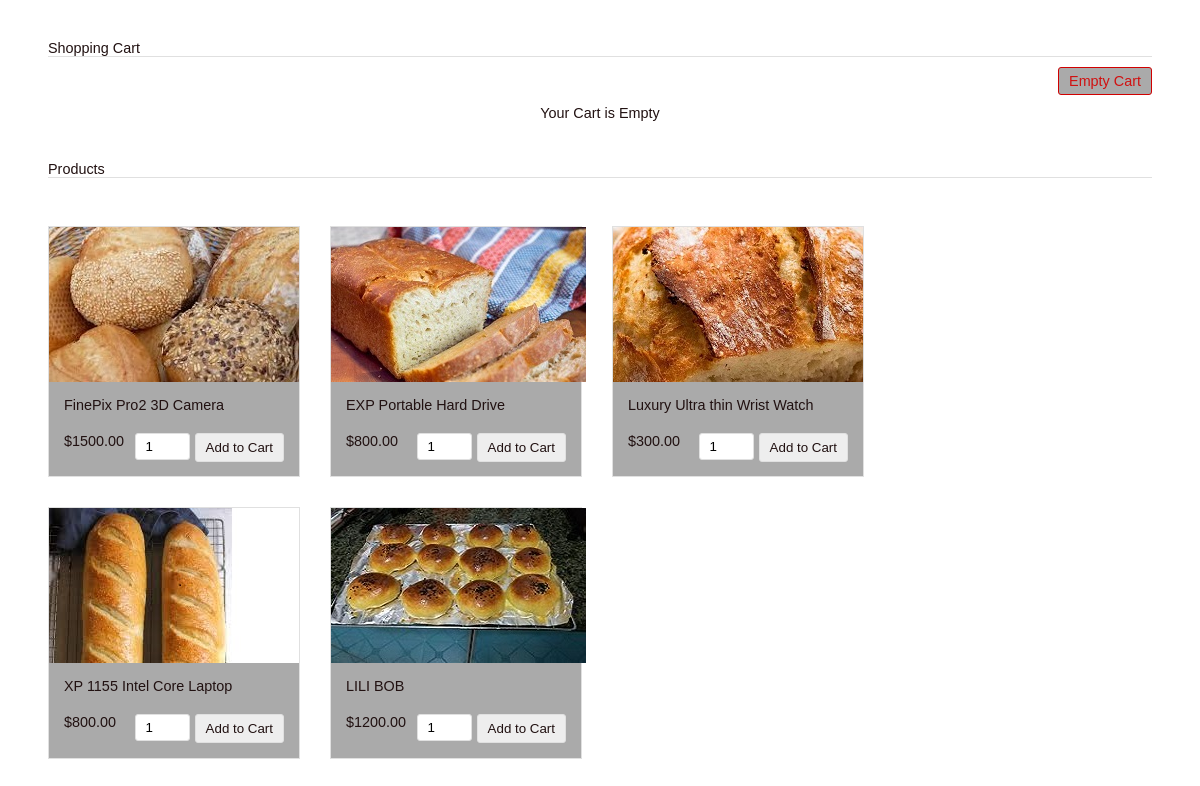
Screenshot of /orderworking.php with the database file from the repository.
### tables this page shows
CREATE TABLE `tblproduct` (
  `id` int(8) NOT NULL,
  `name` varchar(255) NOT NULL,
  `code` varchar(255) NOT NULL,
  `image` text NOT NULL,
  `price` double(10,2) NOT NULL
);

### dbcontroller.php (called while the page is built, shortened)
<?php
class DBController {
	private $host = "localhost";
	private $user = "root";
	private $password = null;
	private $database = "RTOWORKS";
	private $conn;
	function __construct() {
		$this->conn = $this->connectDB();
	}
	function connectDB() {
		$conn = mysqli_connect($this->host,$this->user,$this->password,$this->database);
		return $conn;
	}
	function runQuery($query) {
		$result = mysqli_query($this->conn,$query);
		while($row=mysqli_fetch_assoc($result)) {
			$resultset[] = $row;
		}
		if(!empty($resultset))
			return $resultset;
	}
}
?>

### orderworking.php (the view, shortened to what this page needs)
<?php
require_once("dbcontroller.php");
$db_handle = new DBController();
?>
<HTML>
<HEAD>
<link href="style.css" type="text/css" rel="stylesheet" />
</HEAD>
<BODY>
<div id="shopping-cart">
<div class="txt-heading">Shopping Cart</div>
<a id="btnEmpty" href="index.php?action=empty">Empty Cart</a>
<?php
if(isset($_SESSION["cart_item"])){
    $total_quantity = 0;
    $total_price = 0;
?>
<table class="tbl-cart" cellpadding="10" cellspacing="1">
<tbody>
<tr>
<th style="text-align:left;">Name</th>
<th style="text-align:left;">Code</th>
<th style="text-align:right;" width="5%">Quantity</th>
<th style="text-align:right;" width="10%">Unit Price</th>
<th style="text-align:right;" width="10%">Price</th>
<th style="text-align:center;" width="5%">Remove</th>
</tr>
<?php
    foreach ($_SESSION["cart_item"] as $item){
        $item_price = $item["quantity"]*$item["price"];
		?>
				<tr>
				<td><img src="<?php echo $item["image"]; ?>" class="cart-item-image" /><?php echo $item["name"]; ?></td>
				<td><?php echo $item["code"]; ?></td>
				<td style="text-align:right;"><?php echo $item["quantity"]; ?></td>
				<td  style="text-align:right;"><?php echo "$ ".$item["price"]; ?></td>
				<td  style="text-align:right;"><?php echo "$ ". number_format($item_price,2); ?></td>
				<td style="text-align:center;"><a href="index.php?action=remove&code=<?php echo $item["code"]; ?>" class="btnRemoveAction"><img src="icon-delete.png" alt="Remove Item" /></a></td>
				</tr>
				<?php
				$total_quantity += $item["quantity"];
				$total_price += ($item["price"]*$item["quantity"]);
		}
		?>
<tr>
<td colspan="2" align="right">Total:</td>
<td align="right"><?php echo $total_quantity; ?></td>
<td align="right" colspan="2"><strong><?php echo "$ ".number_format($total_price, 2); ?></strong></td>
<td></td>
</tr>
</tbody>
</table>
  <?php
} else {
?>
<div class="no-records">Your Cart is Empty</div>
<?php
}
?>
</div>
<div id="product-grid">
	<div class="txt-heading">Products</div>
	<?php
	$product_array = $db_handle->runQuery("SELECT * FROM tblproduct ORDER BY id ASC");
	if (!empty($product_array)) {
		foreach($product_array as $key=>$value){
	?>
		<div class="product-item">
			<form method="post" action="index.php?action=add&code=<?php echo $product_array[$key]["code"]; ?>">
			<div class="product-image"><img src="<?php echo $product_array[$key]["image"]; ?>"></div>
			<div class="product-tile-footer">
			<div class="product-title"><?php echo $product_array[$key]["name"]; ?></div>
			<div class="product-price"><?php echo "$".$product_array[$key]["price"]; ?></div>
			<div class="cart-action"><input type="text" class="product-quantity" name="quantity" value="1" size="2" /><input type="submit" value="Add to Cart" class="btnAddAction" /></div>
			</div>
			</form>
		</div>
	<?php
		}
	}
	?>
</div>
</BODY>
</HTML>

### style.css (style rules this page uses)
body { font-family: Arial; color: #211111; font-size: 0.9em; }
#shopping-cart { margin: 40px; }
#product-grid { margin: 40px; }
.txt-heading { color: #211111; border-bottom: 1px solid #E0E0E0; overflow: auto; }
#btnEmpty { background-color: #aaaaaa; border: #d00000 1px solid; padding: 5px 10px; color: #d11111; float: right; text-decoration: none; border-radius: 3px; margin: 10px 0px; }
.btnAddAction { padding: 6px 10px; margin-left: 5px; background-color: #eeeeee; border: #E0E0E0 1px solid; color: #211111; float: right; text-decoration: none; border-radius: 3px; cursor: pointer; }
#product-grid .txt-heading { margin-bottom: 18px; }
.product-item { float: left; background: #aaaaaa; margin: 30px 30px 0px 0px; border: #E0E0E0 1px solid; }
.product-image { height: 155px; width: 250px; background-color: #fff; }
.product-title { margin-bottom: 20px; }
.product-price { float:left; }
.cart-action { float: right; }
.product-quantity { padding: 5px 10px; border-radius: 3px; border: #E0E0E0 1px solid; }
.product-tile-footer { padding: 15px 15px 0px 15px; overflow: auto; }
.no-records { text-align: center; clear: both; margin: 38px 0px; }

### rows the page displays
tblproduct: image (picture), name "FinePix Pro2 3D Camera", price "1500.00"
tblproduct: image (picture), name "EXP Portable Hard Drive", price "800.00"
tblproduct: image (picture), name "Luxury Ultra thin Wrist Watch", price "300.00"
tblproduct: image (picture), name "XP 1155 Intel Core Laptop", price "800.00"
tblproduct: image (picture), name "LILI BOB", price "1200.00"
